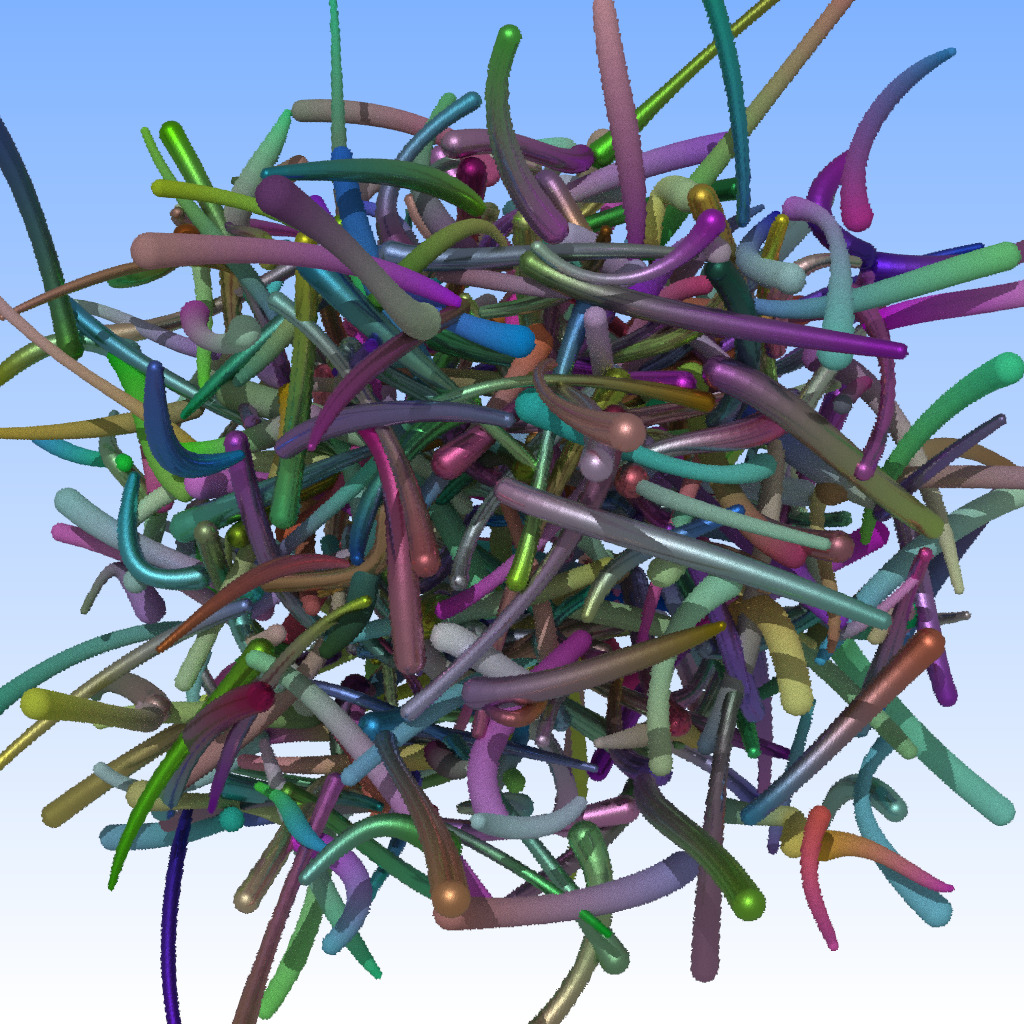

Reproduce this figure in Python.
# sample that tests 'curves' geometry by generating random 3D bezier
# curves

import matplotlib.pyplot as plt
import numpy as np
#from pynari import *
import pynari as anari
import random
import sys, getopt,PIL
import math

fb_size = (1024,1024)
look_from = (-3,1.5,-2)
look_at = (.5,.5,.5)
look_up = (0.,1.,0.)
fovy = 20.

random.seed(80577)

vertex_position = []
vertex_color = []
vertex_radius = []
primitive_index = []

def add_vertex(v,c):
    global vertex_position
    global vertex_radius
    global vertex_color
    position = (v[0],v[1],v[2])
    radius   = v[3]
    color    = (c[0],c[1],c[2],1.)
    vertex_position.append(position)
    vertex_radius.append(radius)
    vertex_color.append(color)

def lerp_cp(t,p0,p1):
    x0 = p0[0]
    y0 = p0[1]
    z0 = p0[2]
    r0 = p0[3]
    x1 = p1[0]
    y1 = p1[1]
    z1 = p1[2]
    r1 = p1[3]
    r = (1-t)*r0+t*r1
    x = (1-t)*x0+t*x1
    y = (1-t)*y0+t*y1
    z = (1-t)*z0+t*z1
    return (x,y,z,r)

def eval_linear(t,c0,c1):
    r = (1-t)*c0[0]+t*c1[0]
    g = (1-t)*c0[1]+t*c1[1]
    b = (1-t)*c0[2]+t*c1[2]
    a = (1-t)*c0[3]+t*c1[3]
    return (r,g,b,a)

def eval_cubic(t,p00,p01,p02,p03):
    p10 = lerp_cp(t,p00,p01)
    p11 = lerp_cp(t,p01,p02)
    p12 = lerp_cp(t,p02,p03)

    p20 = lerp_cp(t,p10,p11)
    p21 = lerp_cp(t,p11,p12)

    p30 = lerp_cp(t,p20,p21)
    
    return p30
    
# a curve with
# four 4D control points (with x,y,z, and radius each)
# two colors (for start and end)
def add_curve(cp0, cp1, cp2, cp3, color0, color1):
    global vertex_position
    global primitive_index
    n_segs = 16
    for i in range(n_segs):
        t0 = i/n_segs
        t1 = (i+1)/n_segs
        p0 = eval_cubic(t0,cp0,cp1,cp2,cp3)
        c0 = eval_linear(t0,color0,color1)
        p1 = eval_cubic(t1,cp0,cp1,cp2,cp3)
        c1 = eval_linear(t1,color0,color1)
        primitive_index.append(len(vertex_position))
        add_vertex(p0,c0)
        add_vertex(p1,c1)
        
# create a "Lambertian" (ie, diffuse) anari matterial, using ANARI's
# 'matte' material
def make_color_mapped_lambertian(r,g,b):
    mat = device.newMaterial('matte')
    #mat.setParameter('color',anari.float3,(r,g,b))
    mat.setParameter('color',anari.STRING,'color')
    mat.commitParameters()
    return mat

def make_color_mapped_metal(albedo,fuzz):
    mat = device.newMaterial('physicallyBased')
    mat.setParameter('baseColor',anari.STRING,'color')
    mat.setParameter('ior',anari.FLOAT32,1.45)
    mat.setParameter('metallic',anari.FLOAT32,.9)
    mat.setParameter('specular',anari.FLOAT32,0.)
    mat.setParameter('roughness',anari.FLOAT32,.35)
    mat.commitParameters()
    return mat
    
def make_anari_surface(material):
    geom = device.newGeometry('curve')

    np_position = np.array(vertex_position,dtype=np.float32).flatten()
    position = device.newArray1D(anari.FLOAT32_VEC3,np_position)
    geom.setParameter('vertex.position',anari.ARRAY1D,position)
    
    np_radius = np.array(vertex_radius,dtype=np.float32).flatten()
    radius = device.newArray1D(anari.FLOAT32,np_radius)
    geom.setParameter('vertex.radius',anari.ARRAY1D,radius)

    np_color = np.array(vertex_color,dtype=np.float32).flatten()
    color = device.newArray1D(anari.FLOAT32_VEC4,np_color)
    geom.setParameter('vertex.color',anari.ARRAY1D,color)

    np_index = np.array(primitive_index,dtype=np.uint32).flatten()
    index = device.newArray1D(anari.UINT32,np_index)
    geom.setParameter('primitive.index',anari.ARRAY1D,index)

    geom.commitParameters()

    surf = device.newSurface()
    surf.setParameter('geometry', anari.GEOMETRY, geom)
    surf.setParameter('material', anari.MATERIAL, material)
    surf.commitParameters()
    
    return surf

def make_cp(v,r):
    return np.array((v[0],v[1],v[2],r),dtype=np.float32)

def random_sphere(r):
    while True:
        x = 1-2*random.random()
        y = 1-2*random.random()
        z = 1-2*random.random()
        r2 = x*x+y*y+z*z
        if r2 <= 1:
            r = r / math.sqrt(r2)
            return np.array((x*r,y*r,z*r),dtype=np.float32)
    
def create_curves():
    global vertex_position
    global vertex_radius
    global vertex_color
    global primitive_index
    surfaces = []
    for a in range(100):
        vertex_position = []
        vertex_radius = []
        vertex_color = []
        primitive_index = []
        choose_mat = random.random()
        r = random.random()
        if (choose_mat < 110.5):
            material = make_color_mapped_metal((1,1,1),.2+.5*r*r)
        else:
            material = make_color_mapped_lambertian(1,1,1)
        for b in range(4):
            c0 = np.array((random.random(),random.random(),random.random(),1),dtype=np.float32)
            c1 = np.array((random.random(),random.random(),random.random(),1),dtype=np.float32)
            d0 = random_sphere(.1)
            d1 = random_sphere(.1)
            d2 = random_sphere(.1)
            p0 = np.array((random.random(),random.random(),random.random()),dtype=np.float32)
            p1 = p0 + d0
            p2 = p1 + d0+d1
            p3 = p2 + d0+d1+d2
            r0 = .005 + .01*random.random()
            r1 = .005 + .01*random.random()
            r2 = .005 + .01*random.random()
            r3 = .005 + .01*random.random()
            add_curve(make_cp(p0,r0),
                      make_cp(p1,r1),
                      make_cp(p2,r2),
                      make_cp(p3,r3),c0,c1)
        surfaces.append(make_anari_surface(material))
    return surfaces




device = anari.newDevice('default')

curves = create_curves()

world = device.newWorld()
world.setParameterArray1D('surface', anari.SURFACE, curves )

light = device.newLight('directional')
#direction = [ look_at[0] - look_from[0],
#              look_at[1] - look_from[1],
#              look_at[2] - look_from[2] ]
direction = (1,-1,1)
light.setParameter('direction', anari.float3, direction)
light.commitParameters()

array = device.newArray1D(anari.LIGHT, [light])
world.setParameter('light', anari.ARRAY1D, array)

world.commitParameters()


camera = device.newCamera('perspective')
camera.setParameter('aspect', anari.FLOAT32, fb_size[0]/fb_size[1])
camera.setParameter('position',anari.FLOAT32_VEC3, look_from)
direction = [ look_at[0] - look_from[0],
              look_at[1] - look_from[1],
              look_at[2] - look_from[2] ] 
camera.setParameter('direction',anari.float3, direction)
camera.setParameter('up',anari.float3,look_up)
camera.setParameter('fovy',anari.float,fovy*3.14/180)
camera.commitParameters()


# background gradient: use an image of 1 pixel wide and 2 pixels high
bg_values = np.array(((.9,.9,.9,1.),(.15,.25,.8,1.)), dtype=np.float32).reshape((2,1,4))
bg_gradient = device.newArray2D(anari.float4, bg_values)




renderer = device.newRenderer('default')
renderer.setParameter('ambientRadiance',anari.FLOAT32, .4)
renderer.setParameter('background', anari.ARRAY2D, bg_gradient)
if anari.has_cuda_capable_gpu():
   print('@pynari: detected cuda-capable GPU; using higher res and sample count')
   renderer.setParameter('pixelSamples', anari.INT32, 16)
else:
   renderer.setParameter('pixelSamples', anari.INT32, 4)
renderer.commitParameters()


frame = device.newFrame()

frame.setParameter('size', anari.uint2, fb_size)

frame.setParameter('channel.color', anari.DATA_TYPE, anari.UFIXED8_RGBA_SRGB)
frame.setParameter('renderer', anari.RENDERER, renderer)
frame.setParameter('camera', anari.CAMERA, camera)
frame.setParameter('world', anari.WORLD, world)
frame.commitParameters()

frame.render()
fb_color = frame.get('channel.color')

pixels = np.array(fb_color)

out_file_name = ''
args = sys.argv[1:]
opts, args = getopt.getopt(args,"ho:",["help","output="])
for opt,arg in opts:
    if opt == '-h':
        printf('sample02.py [-o outfile.jpg]')
        sys.exit(0)
    elif opt == '-o':
        out_file_name = arg

if out_file_name == '':
    plt.imshow(pixels)
    plt.gca().invert_yaxis()
    plt.show()
else:
    im = PIL.Image.fromarray(pixels)
    im = im.transpose(PIL.Image.FLIP_TOP_BOTTOM)
    im = im.convert('RGB')
    im.save(out_file_name)
